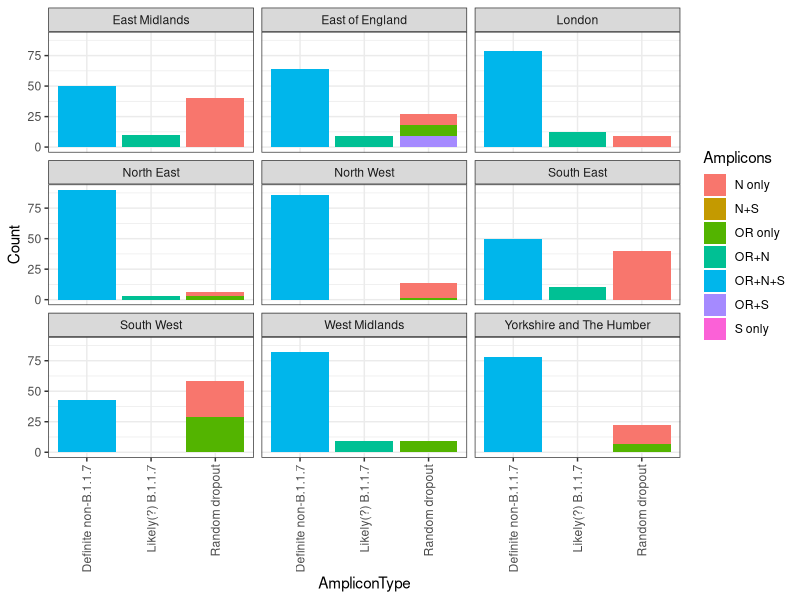
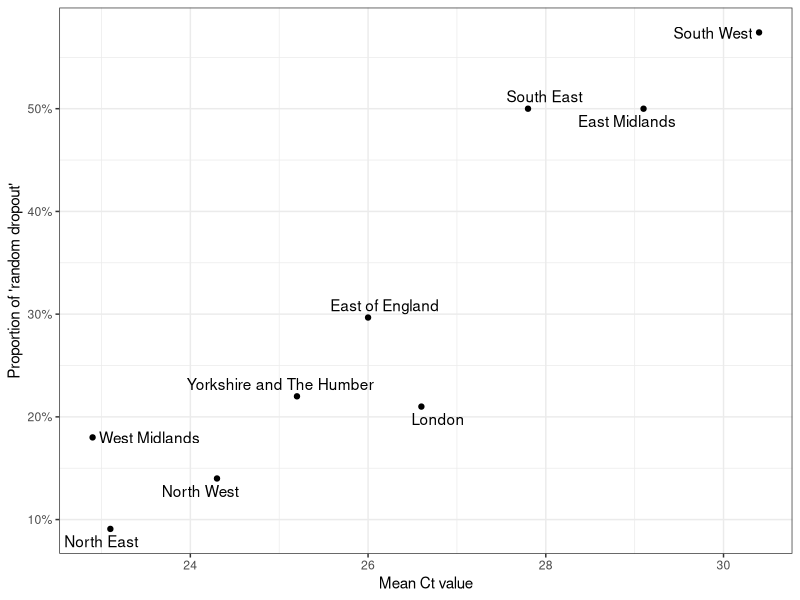
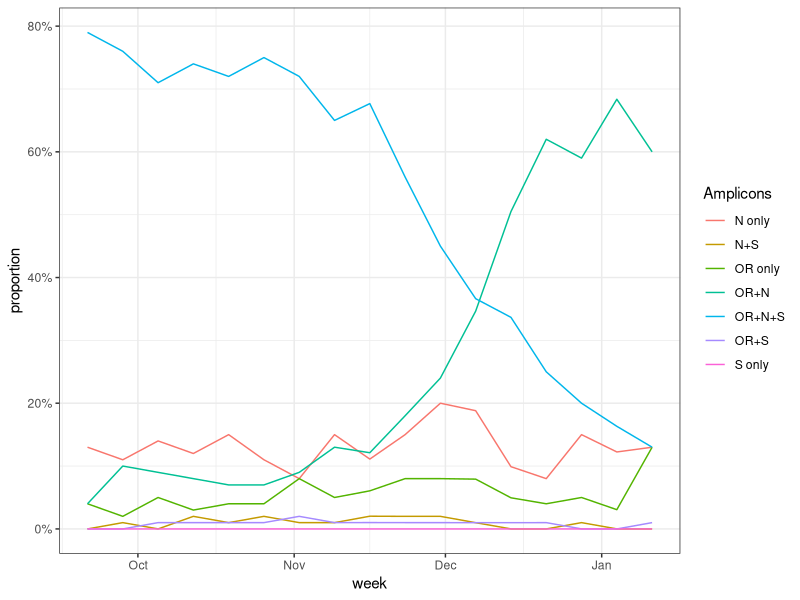
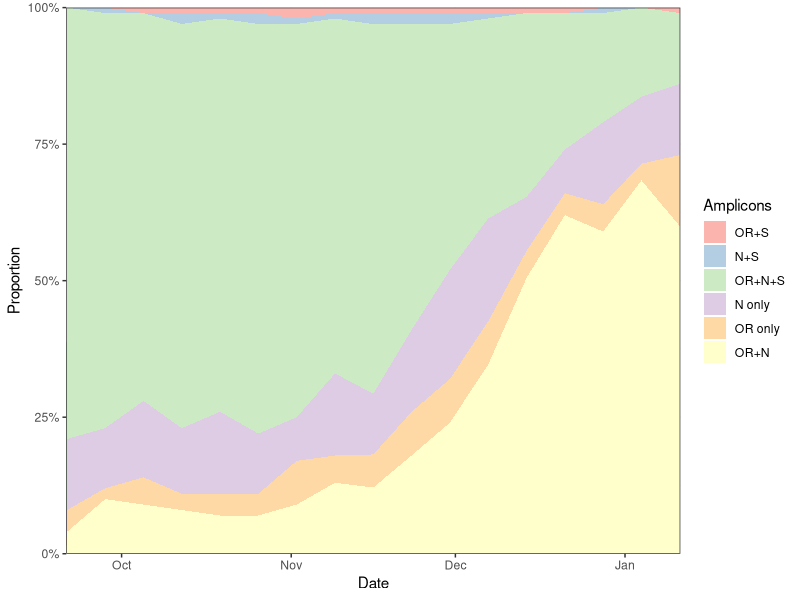
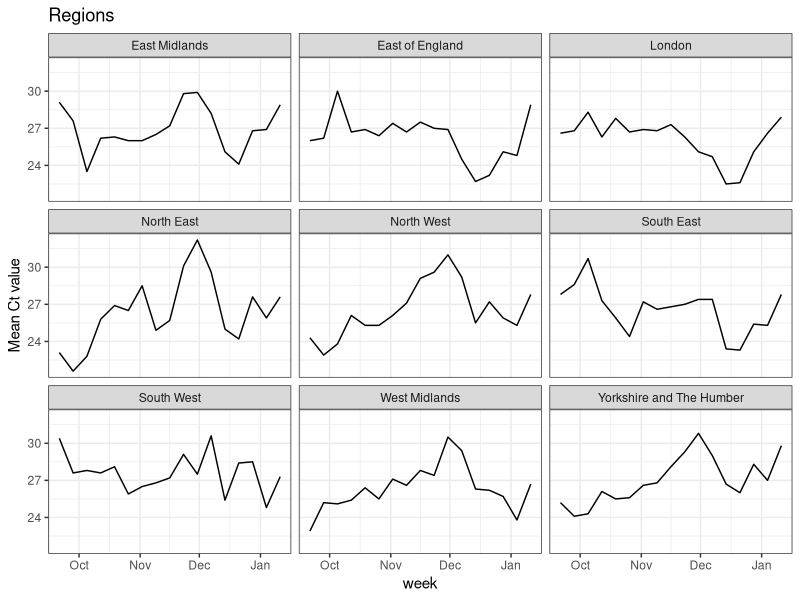
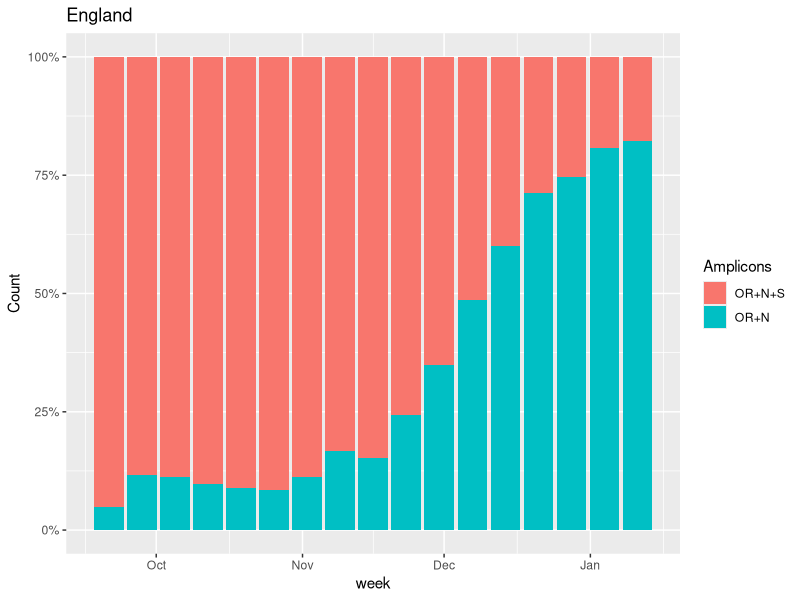
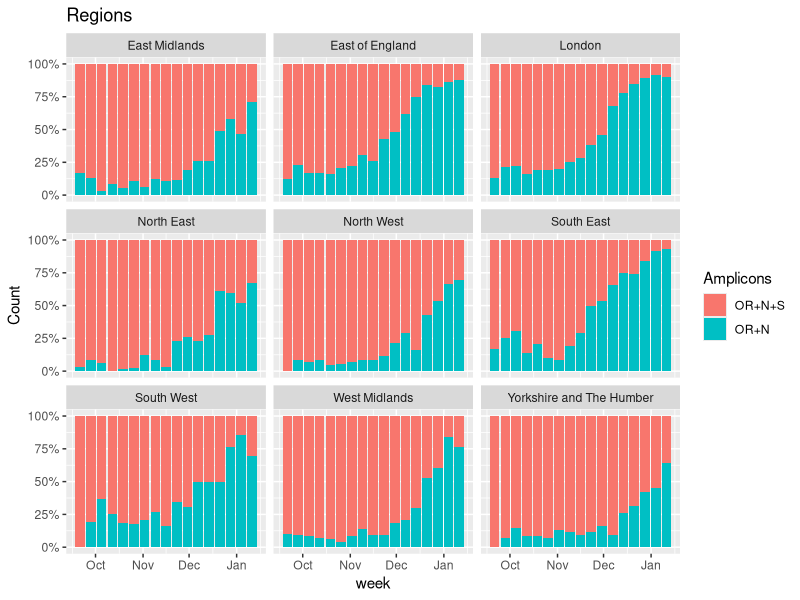
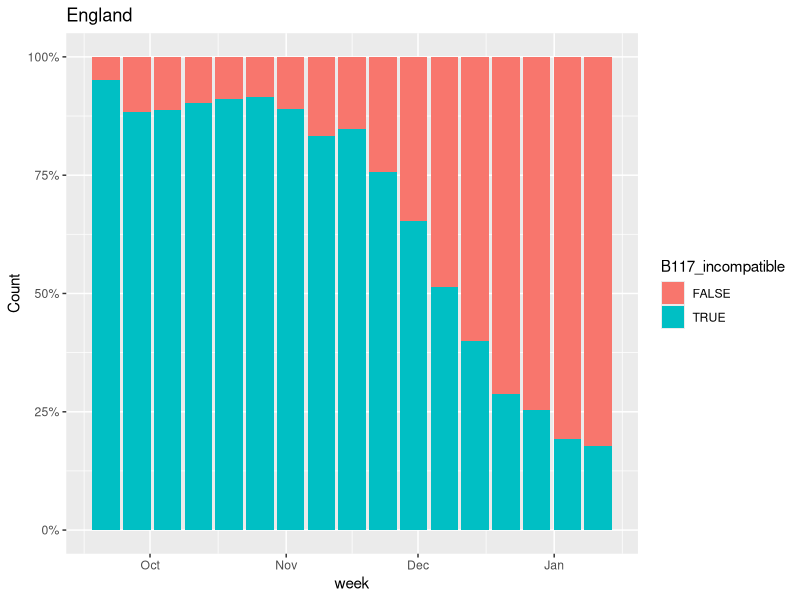

Reproduce these figures in R, in order.
## ---- chunk 1
library(ggrepel)
library(tidyverse)
library(lubridate)
data = read_csv("ons_ct.csv") %>% mutate(week=dmy(`Week started`)) %>% select(`N only`, `OR only`, `S only`, `OR+N` ,`OR+S`, `N+S`, `OR+N+S`,`Region`,`RegionType`,week) %>% pivot_longer(c(-week,-Region,-RegionType),names_to="Amplicons",values_to="Count")



data_ct = read_csv("ons_ct.csv") %>% mutate(week=dmy(`Week started`)) %>% select(`week`,`Region`,`RegionType`,contains("Percentile"), `Mean`)


## ---- chunk 2
subset = data %>% filter(week=="2020-09-21") %>% filter(RegionType=="EnglandRegion") %>% mutate(AmpliconType = case_when(
 Amplicons %in% c("N only","N+S","OR only","OR+S","S only") ~ "Random dropout",
  Amplicons == "OR+N+S" ~ "Definite non-B.1.1.7",
  Amplicons == "OR+N" ~ "Likely(?) B.1.1.7"
))
                                                                                                
                                                                                                
ggplot(subset,aes(x=AmpliconType,y=Count,fill=Amplicons))+geom_bar(stat="identity")+facet_wrap(~Region)+theme_bw()+ theme(axis.text.x = element_text(angle = 90, vjust = 0.5, hjust=1))
## ---- chunk 3
# Exclude suspected B.1.1.7 from the data
subset = data %>% filter(week=="2020-09-21") %>% filter(RegionType=="EnglandRegion") %>% filter(Amplicons!="OR+S")

#Calculate the proportion with "no random dropout", then invert to get proportion of "random dropout"
subset =subset %>% group_by(Region) %>% mutate(proportion = Count/sum(Count)) %>% filter(Amplicons=="OR+N+S") %>% mutate(RandomDropout=1-proportion)

subset_cts = data_ct %>% filter(week=="2020-09-21") %>% filter(RegionType=="EnglandRegion")

both <- inner_join(subset,subset_cts) 

ggplot(both,aes(x=Mean,y=RandomDropout,label=Region))+geom_point()+labs(x="Mean Ct value",y="Proportion of 'random dropout'")+geom_text_repel()+theme_bw()+scale_y_continuous(labels=scales::percent)+labs("Relationship between Ct and levels of random dropout in September")
## ---- chunk 4
data = data %>% group_by(Region,week) %>% mutate(proportion = Count/sum(Count)) 

ggplot(data%>% filter(Region=="England"), aes(x=week,y=proportion,color=Amplicons))+geom_line()+theme_bw()+scale_y_continuous(labels=scales::percent)


data$Amplicons = factor(as.character(data$Amplicons),levels = c("S only","OR+S","N+S","OR+N+S","N only","OR only","OR+N"))

ggplot(data%>% filter(Region=="England")%>% filter(Amplicons!="S only"), aes(x=week,y=proportion,fill=Amplicons))+geom_area()+theme_bw()+scale_y_continuous(expand=c(0,0),labels=scales::percent)+scale_fill_brewer(type="qual",palette=4)+labs(x="Date",y="Proportion")+scale_x_date(expand=c(0,0))

ggsave("plot.pdf",width=5,height=3)
## ---- chunk 5
ggplot(data_ct%>% filter(RegionType=="EnglandRegion"),aes(x=week, y=Mean))+geom_line() +labs(title="Regions")+facet_wrap(~Region)+theme_bw()+labs(y="Mean Ct value")

## ---- chunk 6
ggplot(data%>% filter(Region=="England",Amplicons %in% c("OR+N+S","OR+N")),aes(x=week, fill=Amplicons,y=Count))+geom_bar(stat="identity",position="fill")+scale_y_continuous(labels=scales::percent) +labs(title="England")

ggplot(data%>% filter(RegionType=="EnglandRegion",Amplicons %in% c("OR+N+S","OR+N")),aes(x=week, fill=Amplicons,y=Count))+geom_bar(stat="identity",position="fill")+scale_y_continuous(labels=scales::percent) +labs(title="Regions")+facet_wrap(~Region)


## ---- chunk 7
data = data %>% mutate(B117_incompatible = grepl('S',Amplicons))

ggplot(data%>% filter(Region=="England",Amplicons %in% c("OR+N+S","OR+N")),aes(x=week, fill=B117_incompatible,y=Count))+geom_bar(stat="identity",position="fill")+scale_y_continuous(labels=scales::percent) +labs(title="England")

ggplot(data%>% filter(RegionType=="EnglandRegion",Amplicons %in% c("OR+N+S","OR+N")),aes(x=week, fill=B117_incompatible,y=Count))+geom_bar(stat="identity",position="fill")+scale_y_continuous(labels=scales::percent) +labs(title="Regions")+facet_wrap(~Region)
